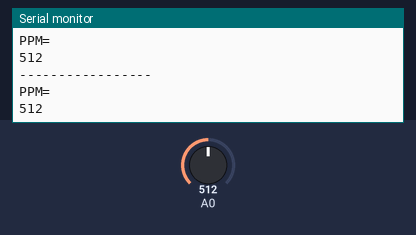
The sketch below on a simulated Arduino Uno, built with avr-gcc and run on an emulated ATmega328P. On the bench: the last lines printed to the serial monitor. Inputs (shaded band) come from the test bench; at power-on: A0 = 512.

Above: at 1.8 s.
1.9 s: A0 set to 716
At 2.8 s:
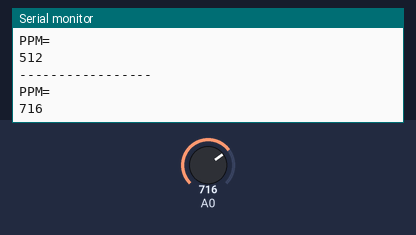
3.4 s: A0 set to 900
At 4.8 s:
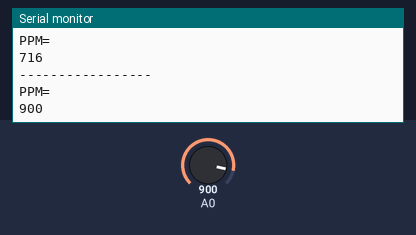
Timing chart, 0 to 6.4 s (numbered marks = the images above; inputs shaded):
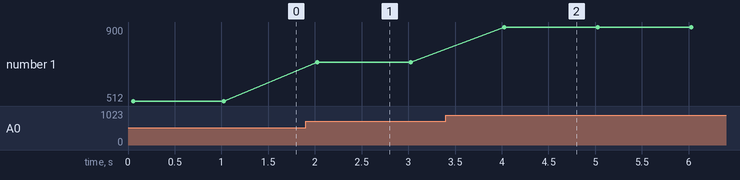

The sketch:

Harish135.ino
```cpp
int sensorvalue;
float vol;

void setup()
{
  Serial.begin(9600);
  Serial.println("-------------------");
  Serial.println("Heloo");
}

void loop()
{
  Serial.println("-----------------");
  sensorvalue = analogRead(A0);
  Serial.println("PPM=");
  Serial.println(sensorvalue);
  delay(1000);

}
```

Measured:
- after the input at 1.9 s, the serial monitor: prints a new line after 0.13 s (image 1)
- after the input at 3.4 s, the serial monitor: prints a new line after 0.63 s (image 2)
- plotted number 1: 512 → 716 after the input at 1.9 s, 716 → 900 after the input at 3.4 s
